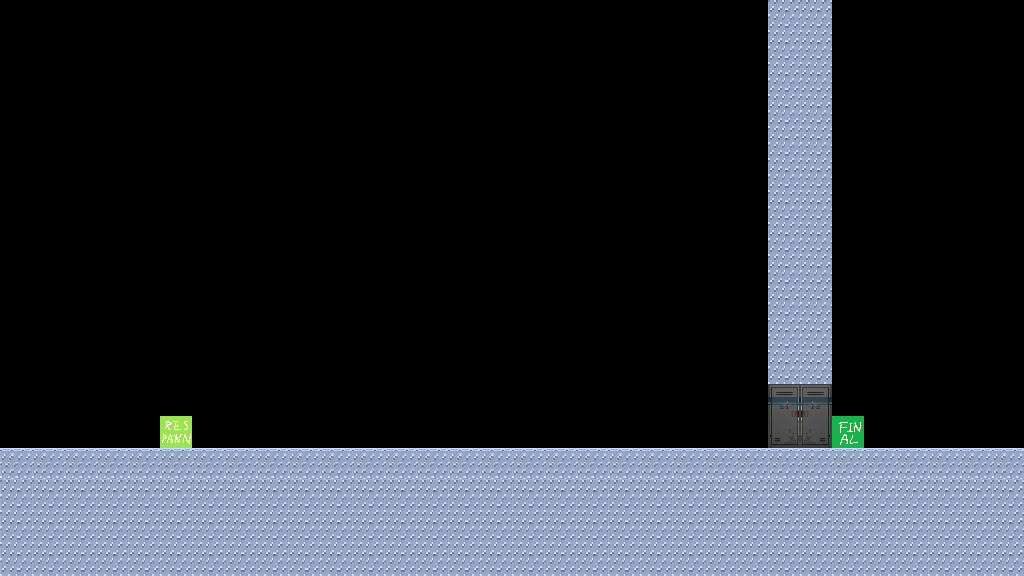

Rendered tile map (Tiled .tmx) drawn with the repository's tilesets; below, a short description and the full map source, tile grids included:
An orthogonal 32x18 tile map with 32x32 px tiles, 3 tile layers (Wall, Object, Background).

<map version="1.10" tiledversion="1.11.2" orientation="orthogonal" renderorder="right-down" width="32" height="18" tilewidth="32" tileheight="32" infinite="0" nextlayerid="4" nextobjectid="1">
 <tileset firstgid="1" source="ExtendedMapSet.tsx" />
 <layer id="1" name="Wall" width="32" height="18">
  <data encoding="csv">
0,0,0,0,0,0,0,0,0,0,0,0,0,0,0,0,0,0,0,0,0,0,0,0,3,3,0,0,0,0,0,0,
0,0,0,0,0,0,0,0,0,0,0,0,0,0,0,0,0,0,0,0,0,0,0,0,3,3,0,0,0,0,0,0,
0,0,0,0,0,0,0,0,0,0,0,0,0,0,0,0,0,0,0,0,0,0,0,0,3,3,0,0,0,0,0,0,
0,0,0,0,0,0,0,0,0,0,0,0,0,0,0,0,0,0,0,0,0,0,0,0,3,3,0,0,0,0,0,0,
0,0,0,0,0,0,0,0,0,0,0,0,0,0,0,0,0,0,0,0,0,0,0,0,3,3,0,0,0,0,0,0,
0,0,0,0,0,0,0,0,0,0,0,0,0,0,0,0,0,0,0,0,0,0,0,0,3,3,0,0,0,0,0,0,
0,0,0,0,0,0,0,0,0,0,0,0,0,0,0,0,0,0,0,0,0,0,0,0,3,3,0,0,0,0,0,0,
0,0,0,0,0,0,0,0,0,0,0,0,0,0,0,0,0,0,0,0,0,0,0,0,3,3,0,0,0,0,0,0,
0,0,0,0,0,0,0,0,0,0,0,0,0,0,0,0,0,0,0,0,0,0,0,0,3,3,0,0,0,0,0,0,
0,0,0,0,0,0,0,0,0,0,0,0,0,0,0,0,0,0,0,0,0,0,0,0,3,3,0,0,0,0,0,0,
0,0,0,0,0,0,0,0,0,0,0,0,0,0,0,0,0,0,0,0,0,0,0,0,3,3,0,0,0,0,0,0,
0,0,0,0,0,0,0,0,0,0,0,0,0,0,0,0,0,0,0,0,0,0,0,0,3,3,0,0,0,0,0,0,
0,0,0,0,0,0,0,0,0,0,0,0,0,0,0,0,0,0,0,0,0,0,0,0,0,0,0,0,0,0,0,0,
0,0,0,0,0,0,0,0,0,0,0,0,0,0,0,0,0,0,0,0,0,0,0,0,0,0,0,0,0,0,0,0,
4,4,4,4,4,4,4,4,4,4,4,4,4,4,4,4,4,4,4,4,4,4,4,4,4,4,4,4,4,4,4,4,
3,3,3,3,3,3,3,3,3,3,3,3,3,3,3,3,3,3,3,3,3,3,3,3,3,3,3,3,3,3,3,3,
3,3,3,3,3,3,3,3,3,3,3,3,3,3,3,3,3,3,3,3,3,3,3,3,3,3,3,3,3,3,3,3,
3,3,3,3,3,3,3,3,3,3,3,3,3,3,3,3,3,3,3,3,3,3,3,3,3,3,3,3,3,3,3,3
</data>
 </layer>
 <layer id="2" name="Object" width="32" height="18">
  <data encoding="csv">
0,0,0,0,0,0,0,0,0,0,0,0,0,0,0,0,0,0,0,0,0,0,0,0,0,0,0,0,0,0,0,0,
0,0,0,0,0,0,0,0,0,0,0,0,0,0,0,0,0,0,0,0,0,0,0,0,0,0,0,0,0,0,0,0,
0,0,0,0,0,0,0,0,0,0,0,0,0,0,0,0,0,0,0,0,0,0,0,0,0,0,0,0,0,0,0,0,
0,0,0,0,0,0,0,0,0,0,0,0,0,0,0,0,0,0,0,0,0,0,0,0,0,0,0,0,0,0,0,0,
0,0,0,0,0,0,0,0,0,0,0,0,0,0,0,0,0,0,0,0,0,0,0,0,0,0,0,0,0,0,0,0,
0,0,0,0,0,0,0,0,0,0,0,0,0,0,0,0,0,0,0,0,0,0,0,0,0,0,0,0,0,0,0,0,
0,0,0,0,0,0,0,0,0,0,0,0,0,0,0,0,0,0,0,0,0,0,0,0,0,0,0,0,0,0,0,0,
0,0,0,0,0,0,0,0,0,0,0,0,0,0,0,0,0,0,0,0,0,0,0,0,0,0,0,0,0,0,0,0,
0,0,0,0,0,0,0,0,0,0,0,0,0,0,0,0,0,0,0,0,0,0,0,0,0,0,0,0,0,0,0,0,
0,0,0,0,0,0,0,0,0,0,0,0,0,0,0,0,0,0,0,0,0,0,0,0,0,0,0,0,0,0,0,0,
0,0,0,0,0,0,0,0,0,0,0,0,0,0,0,0,0,0,0,0,0,0,0,0,0,0,0,0,0,0,0,0,
0,0,0,0,0,0,0,0,0,0,0,0,0,0,0,0,0,0,0,0,0,0,0,0,0,0,0,0,0,0,0,0,
0,0,0,0,0,0,0,0,0,0,0,0,0,0,0,0,0,0,0,0,0,0,0,0,29,0,0,0,0,0,0,0,
0,0,0,0,0,21,0,0,0,0,0,0,0,0,0,0,0,0,0,0,0,0,0,0,0,0,29,0,0,0,0,0,
0,0,0,0,0,0,0,0,0,0,0,0,0,0,0,0,0,0,0,0,0,0,0,0,0,0,0,0,0,0,0,0,
0,0,0,0,0,0,0,0,0,0,0,0,0,0,0,0,0,0,0,0,0,0,0,0,0,0,0,0,0,0,0,0,
0,0,0,0,0,0,0,0,0,0,0,0,0,0,0,0,0,0,0,0,0,0,0,0,0,0,0,0,0,0,0,0,
0,0,0,0,0,0,0,0,0,0,0,0,0,0,0,0,0,0,0,0,0,0,0,0,0,0,0,0,0,0,0,0
</data>
 </layer>
 <layer id="3" name="Background" width="32" height="18">
  <data encoding="csv">
0,0,0,0,0,0,0,0,0,0,0,0,0,0,0,0,0,0,0,0,0,0,0,0,0,0,0,0,0,0,0,0,
0,0,0,0,0,0,0,0,0,0,0,0,0,0,0,0,0,0,0,0,0,0,0,0,0,0,0,0,0,0,0,0,
0,0,0,0,0,0,0,0,0,0,0,0,0,0,0,0,0,0,0,0,0,0,0,0,0,0,0,0,0,0,0,0,
0,0,0,0,0,0,0,0,0,0,0,0,0,0,0,0,0,0,0,0,0,0,0,0,0,0,0,0,0,0,0,0,
0,0,0,0,0,0,0,0,0,0,0,0,0,0,0,0,0,0,0,0,0,0,0,0,0,0,0,0,0,0,0,0,
0,0,0,0,0,0,0,0,0,0,0,0,0,0,0,0,0,0,0,0,0,0,0,0,0,0,0,0,0,0,0,0,
0,0,0,0,0,0,0,0,0,0,0,0,0,0,0,0,0,0,0,0,0,0,0,0,0,0,0,0,0,0,0,0,
0,0,0,0,0,0,0,0,0,0,0,0,0,0,0,0,0,0,0,0,0,0,0,0,0,0,0,0,0,0,0,0,
0,0,0,0,0,0,0,0,0,0,0,0,0,0,0,0,0,0,0,0,0,0,0,0,0,0,0,0,0,0,0,0,
0,0,0,0,0,0,0,0,0,0,0,0,0,0,0,0,0,0,0,0,0,0,0,0,0,0,0,0,0,0,0,0,
0,0,0,0,0,0,0,0,0,0,0,0,0,0,0,0,0,0,0,0,0,0,0,0,0,0,0,0,0,0,0,0,
0,0,0,0,0,0,0,0,0,0,0,0,0,0,0,0,0,0,0,0,0,0,0,0,0,0,0,0,0,0,0,0,
0,0,0,0,0,0,0,0,0,0,0,0,0,0,0,0,0,0,0,0,0,0,0,0,43,2147483691,0,0,0,0,0,0,
0,0,0,0,0,0,0,0,0,0,0,0,0,0,0,0,0,0,0,0,0,0,0,0,51,2147483699,0,0,0,0,0,0,
0,0,0,0,0,0,0,0,0,0,0,0,0,0,0,0,0,0,0,0,0,0,0,0,0,0,0,0,0,0,0,0,
0,0,0,0,0,0,0,0,0,0,0,0,0,0,0,0,0,0,0,0,0,0,0,0,0,0,0,0,0,0,0,0,
0,0,0,0,0,0,0,0,0,0,0,0,0,0,0,0,0,0,0,0,0,0,0,0,0,0,0,0,0,0,0,0,
0,0,0,0,0,0,0,0,0,0,0,0,0,0,0,0,0,0,0,0,0,0,0,0,0,0,0,0,0,0,0,0
</data>
 </layer>
</map>
